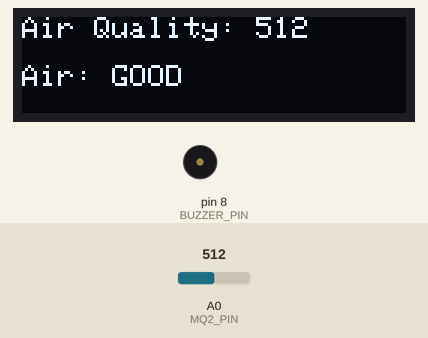
Bench run of a sketch on a simulated Arduino Uno, built with avr-gcc and run on an emulated ATmega328P. Parts: 128×32 one-colour display, buzzer (waves = sounding). The test bench sets the inputs (shaded band); at power-on: A0 (MQ2_PIN) = 512. What the sketch prints to the serial monitor is not drawn.

Above: at 3.2 s.
3.3 s: A0 (MQ2_PIN) set to 542
At 4.6 s:
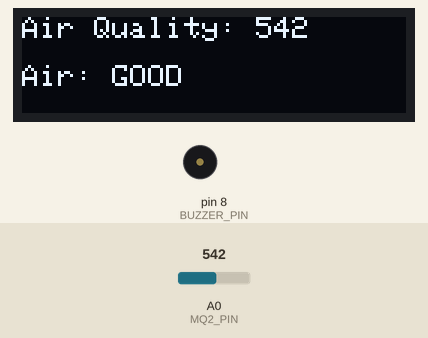
5.1 s: A0 (MQ2_PIN) set to 562
At 5.7 s:
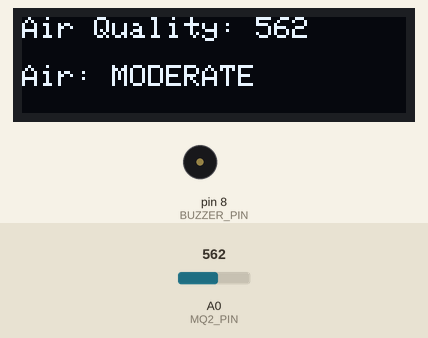
7.5 s: A0 (MQ2_PIN) set to 692
At 8.84 s:
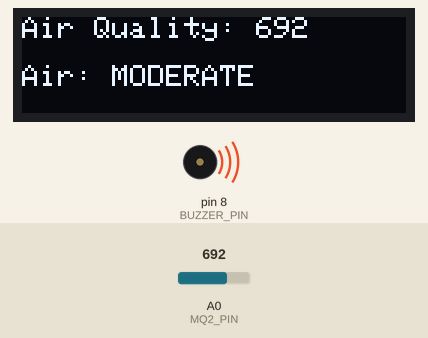
9.7 s: A0 (MQ2_PIN) set to 712
At 10.8 s:
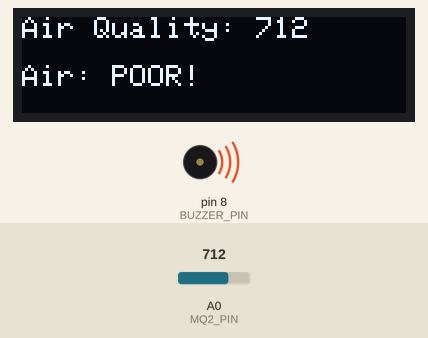
Timing chart, 0 to 12.6 s (numbered marks = the images above; inputs shaded):
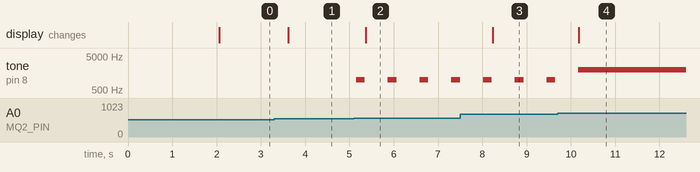

Measured:
- the behaviour switches between 549 and 550 on A0 (MQ2_PIN) (found by bisection; images 1 and 2)
- the behaviour switches between 699 and 700 on A0 (MQ2_PIN) (found by bisection; images 3 and 4)
- after the input at 3.3 s, the display: changes after 0.31 s (image 1)
- after the input at 5.1 s, tone on pin 8 (BUZZER_PIN): alternates 1000 Hz for 0.20 s and silent for 0.52 s, starting after 0.05 s; the display: changes after 0.26 s (image 2)
- after the input at 7.5 s, the display: changes after 0.73 s (image 3)
- after the input at 9.7 s, the display: changes after 0.48 s (image 4)

The sketch:

gasleakgaealert.ino
```cpp
#include <Wire.h>
#include <Adafruit_GFX.h>
#include <Adafruit_SSD1306.h>

#define SCREEN_WIDTH 128
#define SCREEN_HEIGHT 32   // use 64 if your display is 128x64

#define OLED_RESET -1
Adafruit_SSD1306 display(SCREEN_WIDTH, SCREEN_HEIGHT, &Wire, OLED_RESET);

#define MQ2_PIN A0
#define BUZZER_PIN 8

void setup() {
  pinMode(BUZZER_PIN, OUTPUT);
  Serial.begin(9600);

  if (!display.begin(SSD1306_SWITCHCAPVCC, 0x3C)) {
    Serial.println("OLED not found");
    while (1);
  }

  display.clearDisplay();
  display.setTextSize(1);
  display.setTextColor(SSD1306_WHITE);

  display.setCursor(0, 0);
  display.println("Air Quality System");
  display.setCursor(0, 12);
  display.println("Initializing...");
  display.display();

  delay(2000);
}

void loop() {
  int gasValue = analogRead(MQ2_PIN);

  Serial.print("MQ-2 Value: ");
  Serial.println(gasValue);

  display.clearDisplay();
  display.setCursor(0, 0);
  display.print("Air Quality: ");

  display.println(gasValue);
  // Air Quality Levels
  if (gasValue < 550) {
    display.setCursor(0, 16);
    display.println("Air: GOOD");
    noTone(BUZZER_PIN);
  }
  else if (gasValue < 700) {
    display.setCursor(0, 16);
    display.println("Air: MODERATE");
    tone(BUZZER_PIN, 1000);
    delay(200);
    noTone(BUZZER_PIN);
  }
  else {
    display.setCursor(0, 16);
    display.println("Air: POOR!");
    tone(BUZZER_PIN, 2000);
  }

  display.display();
  delay(500);
}
```
